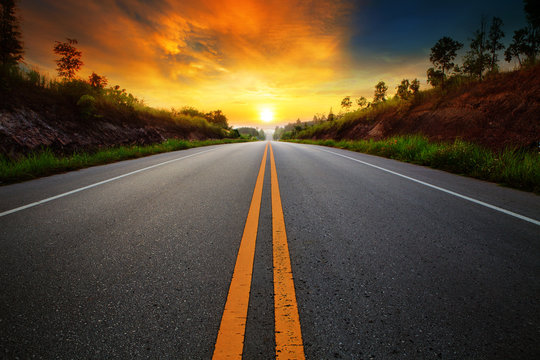
#> input picture opencv/images/road.jpg, 540 x 360 px
$ python blurring.py
#> lines starting #> are read from the running program, lines starting #| are printed output that depends on the picture
import cv2

img = cv2.imread('images/road.jpg')
#> img is the input picture: shape (360, 540, 3); mean B, G, R 48.3, 70.9, 89.2

k_size = 11
img_blur = cv2.blur(img, (k_size, k_size))
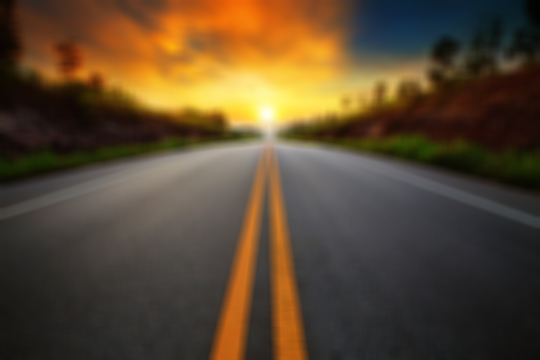
#> img_blur: shape (360, 540, 3); mean B, G, R 48.3, 71, 89.2
img_gaussian_blur = cv2.GaussianBlur(img, (k_size, k_size), 5)
img_median_blur = cv2.medianBlur(img, k_size)
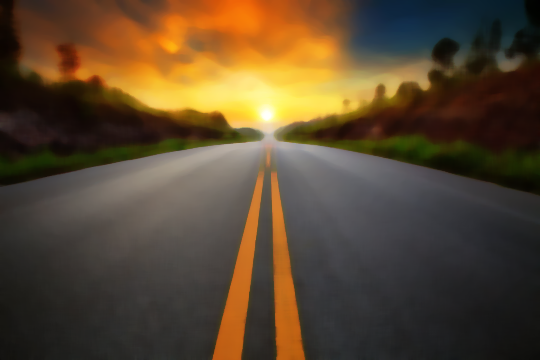
#> img_median_blur: shape (360, 540, 3); mean B, G, R 47.6, 70.5, 88.8

cv2.imshow("img", img)
cv2.imshow("img_blur", img_blur)
cv2.imshow("img_gaussian_blur", img_gaussian_blur)
cv2.imshow("img_median_blur", img_median_blur)
cv2.waitKey(0)
